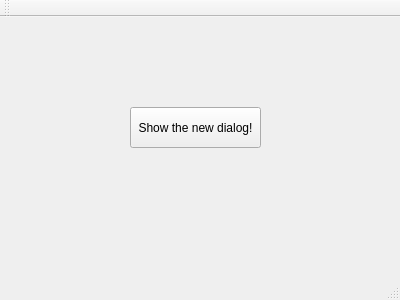
<?xml version="1.0" encoding="UTF-8"?>
<ui version="4.0">
 <class>MainWindow</class>
 <widget class="QMainWindow" name="MainWindow">
  <property name="geometry">
   <rect>
    <x>0</x>
    <y>0</y>
    <width>400</width>
    <height>300</height>
   </rect>
  </property>
  <property name="windowTitle">
   <string>MainWindow</string>
  </property>
  <widget class="QWidget" name="centralWidget">
   <widget class="QPushButton" name="pushButton">
    <property name="geometry">
     <rect>
      <x>130</x>
      <y>90</y>
      <width>131</width>
      <height>41</height>
     </rect>
    </property>
    <property name="text">
     <string>Show the new dialog!</string>
    </property>
   </widget>
  </widget>
  <widget class="QMenuBar" name="menuBar">
   <property name="geometry">
    <rect>
     <x>0</x>
     <y>0</y>
     <width>400</width>
     <height>21</height>
    </rect>
   </property>
  </widget>
  <widget class="QToolBar" name="mainToolBar">
   <attribute name="toolBarArea">
    <enum>TopToolBarArea</enum>
   </attribute>
   <attribute name="toolBarBreak">
    <bool>false</bool>
   </attribute>
  </widget>
  <widget class="QStatusBar" name="statusBar"/>
 </widget>
 <layoutdefault spacing="6" margin="11"/>
 <resources/>
 <connections/>
</ui>
